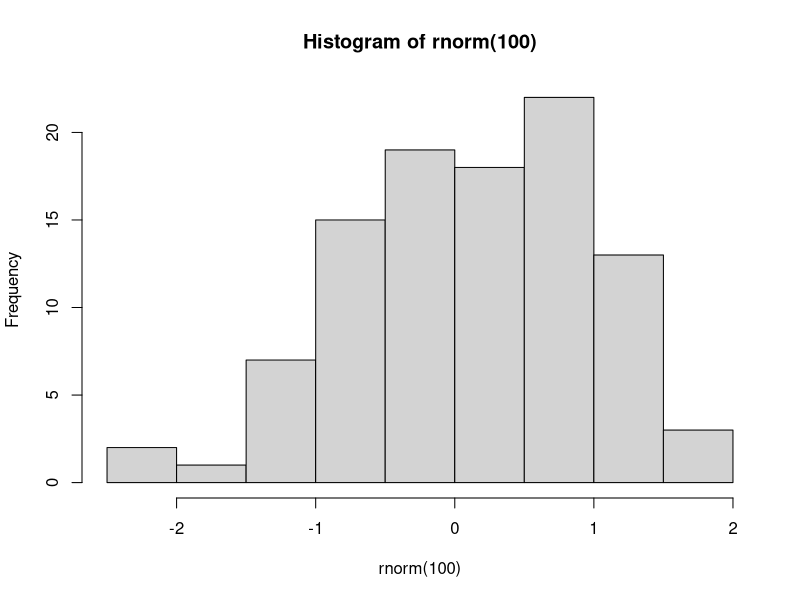

The R script that drew this image:
## ---- chunk 1
1 + 3
## ---- chunk 2
hist(rnorm(100))
